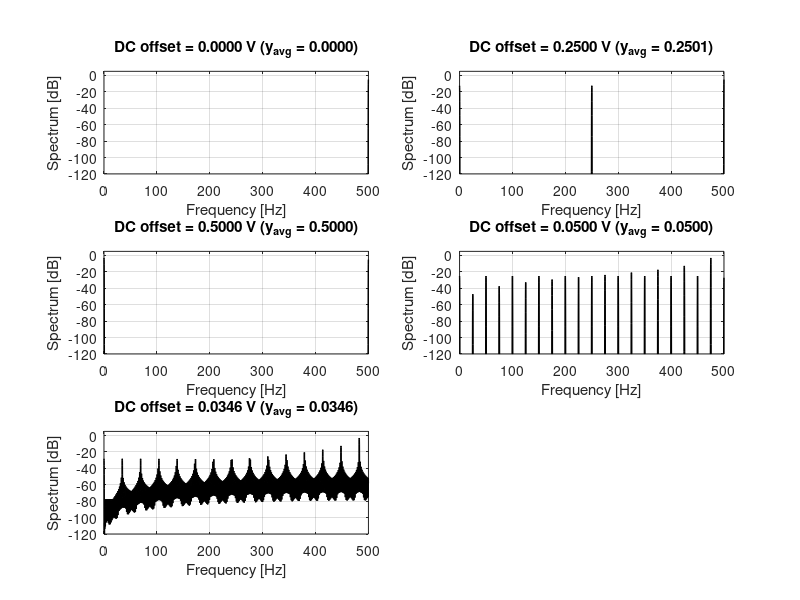

MATLAB code for this plot:
clear y w time_ma b Pffty scPfy
close all;

%%% [MOD] === Exercise 1.6: spectrum of MOD1 output for various DC inputs ====
%%% [MOD] We sweep the requested offset values and plot each output spectrum.
%%% [MOD] Idle tones appear at frequencies related to the bitstream pattern;
%%% [MOD] for x=0 -> single tone at fs/2 (limit cycle ±1,-1,+1,...).

%Input signal definition
sig_freq    = 100;
fs          = 1000;
nr_periods  = 1000;
nr_points   = (nr_periods*fs/sig_freq);

%%% [MOD] List of DC offsets requested by the PDF (slide 30)
offset_list = [0, 0.25, 0.5, 0.05, 0.0346];

figure('Name','MOD1 output spectra','Position',[100 100 1200 900]);
for k = 1:length(offset_list)
    offset = offset_list(k);
    in     = offset*(ones(1,nr_points));

    % Pre-allocates and initializes array variables
    w = zeros(1,nr_points);
    y = zeros(1,nr_points);
    w(1) = 0.5;
    y(1) = 1;

    % The main loop simulating the accumulator and the quantizer
    %************************************************************************
    for a = 2:nr_points
        w(a) = w(a-1) + in(a-1) - y(a-1);
        y(a) = sign(w(a));
    end
    %************************************************************************

    % Calculating and plotting the modulator output in frequency domain
    %************************************************************************
    Pffty       = (abs(fft(2*(y.*(kaiser(length(y),20))')))+1E-3);
    scPfy       = Pffty/max(Pffty)/sqrt(2);
    size_ffty   = ceil(length(scPfy)/2);
    ffty_ax     = fs*([1:size_ffty]-1)/size_ffty/2;

    subplot(3,2,k);
    plot(ffty_ax, 20*log10(scPfy(1:size_ffty)),'k','LineWidth',1);
    xlabel('Frequency [Hz]'); ylabel('Spectrum [dB]'); grid;
    title(sprintf('DC offset = %.4f V (y_{avg} = %.4f)', ...
                  offset, sum(y)/length(y)));
    axis([0 fs/2 -120 5]);
end
saveas(gcf,'results/MOD1_fft_sweep.png');

%%% [MOD] Print bitstream averages for record
fprintf('\n  offset      y_avg          |y_avg - x|\n');
fprintf(' --------   -----------    ------------\n');
for k = 1:length(offset_list)
    offset = offset_list(k);
    in = offset*ones(1,nr_points);
    w = zeros(1,nr_points); y = zeros(1,nr_points); w(1)=0.5; y(1)=1;
    for a = 2:nr_points
        w(a) = w(a-1) + in(a-1) - y(a-1);
        y(a) = sign(w(a));
    end
    yavg = sum(y)/length(y);
    fprintf(' %+7.4f   %+10.6f    %10.2e\n', offset, yavg, abs(yavg-offset));
end
